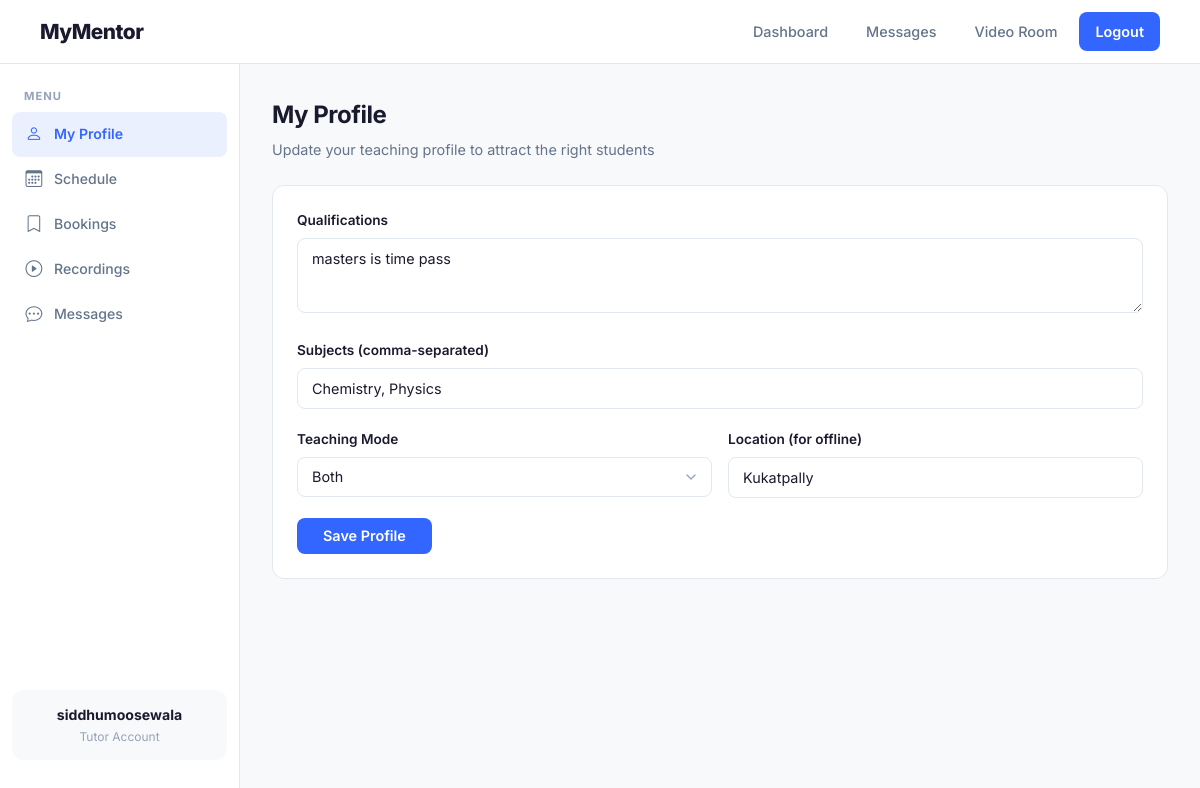
Screenshot of /tutor/dashboard (signed in) with the database file from the repository.
### models.py (models this page shows)
class User(Base):
    __tablename__ = "users"
    id = Column(Integer, primary_key=True, index=True)
    username = Column(String(100), unique=True, index=True, nullable=False)
    email = Column(String(255), unique=True, index=True, nullable=False)
    password_hash = Column(String(255), nullable=False)
    role = Column(String(20), nullable=False)
    tutor_profile = relationship("TutorProfile", back_populates="user", uselist=False)
    bookings = relationship("Booking", back_populates="student")
    sent_messages = relationship("Message", foreign_keys="Message.sender_id", back_populates="sender")
    received_messages = relationship("Message", foreign_keys="Message.receiver_id", back_populates="receiver")
    owned_batches = relationship("Batch", back_populates="tutor")
    batch_memberships = relationship("BatchMember", back_populates="student")

class TutorProfile(Base):
    __tablename__ = "tutor_profiles"
    id = Column(Integer, primary_key=True, index=True)
    user_id = Column(Integer, ForeignKey("users.id"), unique=True, nullable=False)
    qualifications = Column(Text, nullable=True)
    subjects = Column(String(500), nullable=True)
    teaching_mode = Column(String(20), nullable=False, default="both")
    location = Column(String(255), nullable=True)
    subscription_active = Column(Boolean, default=False)
    user = relationship("User", back_populates="tutor_profile")
    availability_slots = relationship("AvailabilitySlot", back_populates="tutor")
    bookings = relationship("Booking", back_populates="tutor")

### main.py (the view)
@app.get("/tutor/dashboard", response_class=HTMLResponse)
async def tutor_dashboard(request: Request, db: Session = Depends(get_db)):
    user = get_current_user(request, db)
    if not user or user.role != "tutor":
        return RedirectResponse(url="/login", status_code=302)
    profile = db.query(TutorProfile).filter(TutorProfile.user_id == user.id).first()
    slots = []
    bookings = []
    if profile:
        slots = db.query(AvailabilitySlot).filter(
            AvailabilitySlot.tutor_id == profile.id
        ).order_by(AvailabilitySlot.date, AvailabilitySlot.start_time).all()
        bookings = db.query(Booking).filter(
            Booking.tutor_id == profile.id
        ).options(
            joinedload(Booking.student),
            joinedload(Booking.slot),
            joinedload(Booking.recording)
        ).order_by(Booking.id.desc()).all()
    unread_count = db.query(func.count(Message.id)).filter(
        Message.receiver_id == user.id,
        Message.is_read == False
    ).scalar()
    return templates.TemplateResponse("tutor_dashboard.html", {
        "request": request,
        "user": user,
        "profile": profile,
        "slots": slots,
        "bookings": bookings,
        "unread_count": unread_count
    })

### templates/tutor_dashboard.html (shortened to what this page needs)
{% extends "base.html" %}
{% block nav_links %}
<a href="/tutor/dashboard">Dashboard</a>
<a href="/messages">Messages{% if unread_count %}<span class="mm-notif-dot">{{ unread_count }}</span>{% endif %}</a>
<a href="/room/tutor-{{ user.id }}" target="_blank">Video Room</a>
<a href="/logout" class="btn-nav-accent">Logout</a>
{% endblock %}
{% block content %}
<div class="mm-dashboard">
    <aside class="mm-sidebar">
        <div class="mm-sidebar-section">
            <div class="mm-sidebar-label">Menu</div>
            <a href="#section-profile" class="mm-sidebar-link active" onclick="showTab('profile')">
                <span class="icon"><i class="bi bi-person"></i></span> My Profile
            </a>
            <a href="#section-schedule" class="mm-sidebar-link" onclick="showTab('schedule')">
                <span class="icon"><i class="bi bi-calendar3"></i></span> Schedule
            </a>
            <a href="#section-bookings" class="mm-sidebar-link" onclick="showTab('bookings')">
                <span class="icon"><i class="bi bi-bookmark"></i></span> Bookings
            </a>
            <a href="#section-recordings" class="mm-sidebar-link" onclick="showTab('recordings')">
                <span class="icon"><i class="bi bi-play-circle"></i></span> Recordings
            </a>
            <a href="/messages" class="mm-sidebar-link">
                <span class="icon"><i class="bi bi-chat-dots"></i></span> Messages
            </a>
        </div>
        <div class="mm-sidebar-section" style="margin-top: auto;">
            <div class="mm-sidebar-user">
                <div class="user-name">{{ user.username }}</div>
                <div class="user-role">Tutor Account</div>
            </div>
        </div>
    </aside>
    <main class="mm-main-content">
        <div id="tab-profile" class="mm-tab-content active">
            <div class="mm-page-header">
                <h1>My Profile</h1>
                <p>Update your teaching profile to attract the right students</p>
            </div>
            <div class="mm-card">
                <form method="POST" action="/tutor/profile">
                    <div class="mm-form-group">
                        <label for="qualifications">Qualifications</label>
                        <textarea class="mm-form-control" id="qualifications" name="qualifications" rows="3"
                            placeholder="e.g., M.Sc Mathematics from XYZ University, 5 years teaching experience">{{ profile.qualifications or '' }}</textarea>
                    </div>
                    <div class="mm-form-group">
                        <label for="subjects">Subjects (comma-separated)</label>
                        <input type="text" class="mm-form-control" id="subjects" name="subjects"
                            placeholder="e.g., Mathematics, Physics, Chemistry" value="{{ profile.subjects or '' }}">
                    </div>
                    <div style="display: grid; grid-template-columns: 1fr 1fr; gap: 1rem;">
                        <div class="mm-form-group">
                            <label for="teaching_mode">Teaching Mode</label>
                            <select class="mm-form-control" id="teaching_mode" name="teaching_mode">
                                <option value="both" {% if profile and profile.teaching_mode=='both' %}selected{% endif
                                    %}>Both</option>
                            </select>
                        </div>
                        <div class="mm-form-group">
                            <label for="location">Location (for offline)</label>
                            <input type="text" class="mm-form-control" id="location" name="location"
                                placeholder="e.g., Downtown Library, NYC" value="{{ profile.location or '' }}">
                        </div>
                    </div>
                    <button type="submit" class="btn-mm btn-mm-primary">Save Profile</button>
                </form>
            </div>
        </div>
                {% set completed_online = [] %}
    </main>
</div>
{% endblock %}

### static/css/style.css (style rules this page uses)
:root { --blue: #3366FF; --blue-dark: #2952CC; --blue-darker: #1A3399; --blue-light: #5C85FF; --blue-pale: #EBF0FF; --green: #22C55E; --green-dark: #16A34A; --red: #EF4444; --orange: #F59E0B; --bg: #FFFFFF; --bg-gray: #F8F9FB; --bg-dark: #0F172A; --text: #1A1A2E; --text-secondary: #64748B; --text-muted: #94A3B8; --border: #E2E8F0; --border-light: #F1F5F9; --shadow-sm: 0 1px 3px rgba(0,0,0,0.06); --shadow-md: 0 4px 12px rgba(0,0,0,0.08); --shadow-lg: 0 8px 30px rgba(0,0,0,0.1); --radius-sm: 8px; --radius-md: 12px; --radius-lg: 16px; --radius-xl: 24px; --transition: all 0.2s ease; }
*, *::before, *::after { box-sizing: border-box; margin: 0; padding: 0; }
body { font-family: 'Inter', -apple-system, BlinkMacSystemFont, sans-serif; background: var(--bg); color: var(--text); line-height: 1.6; font-size: 15px; -webkit-font-smoothing: antialiased; }
a { text-decoration: none; color: var(--blue); transition: var(--transition); }
.mm-navbar-links a { color: var(--text-secondary); padding: 8px 16px; border-radius: var(--radius-sm); font-weight: 500; font-size: 0.9rem; transition: var(--transition); }
.mm-navbar-links .btn-nav-accent { background: var(--blue); color: #fff !important; font-weight: 600; border-radius: var(--radius-sm); }
.btn-mm { display: inline-flex; align-items: center; justify-content: center; gap: 8px; padding: 11px 26px; border-radius: var(--radius-sm); font-weight: 600; font-size: 0.9rem; font-family: 'Inter', sans-serif; border: none; cursor: pointer; transition: var(--transition); text-decoration: none; line-height: 1; }
.btn-mm-primary { background: var(--blue); color: #fff; }
.mm-form-group { margin-bottom: 1.25rem; }
.mm-form-group label { display: block; font-size: 0.85rem; font-weight: 600; color: var(--text); margin-bottom: 6px; }
.mm-form-control { width: 100%; padding: 11px 14px; border: 1.5px solid var(--border); border-radius: var(--radius-sm); font-family: 'Inter', sans-serif; font-size: 0.9rem; color: var(--text); background: var(--bg); transition: var(--transition); outline: none; }
.mm-form-control::placeholder { color: var(--text-muted); }
select.mm-form-control { cursor: pointer; appearance: none; background-repeat: no-repeat; background-position: right 12px center; padding-right: 36px; }
.mm-dashboard { display: flex; min-height: calc(100vh - 64px); }
.mm-sidebar { width: 240px; background: var(--bg); border-right: 1px solid var(--border); padding: 1.5rem 0.75rem; display: flex; flex-direction: column; gap: 4px; position: sticky; top: 64px; height: calc(100vh - 64px); overflow-y: auto; }
.mm-sidebar-section { margin-bottom: 1rem; }
.mm-sidebar-label { font-size: 0.7rem; font-weight: 700; color: var(--text-muted); text-transform: uppercase; letter-spacing: 1px; padding: 0 12px; margin-bottom: 6px; }
.mm-sidebar-link { display: flex; align-items: center; gap: 10px; padding: 9px 12px; border-radius: var(--radius-sm); color: var(--text-secondary); font-weight: 500; font-size: 0.88rem; transition: var(--transition); }
.mm-sidebar-link.active { background: var(--blue-pale); color: var(--blue); font-weight: 600; }
.mm-sidebar-link .icon { font-size: 1.05rem; width: 20px; text-align: center; }
.mm-sidebar-user { padding: 14px 12px; background: var(--bg-gray); border-radius: var(--radius-md); text-align: center; }
.mm-sidebar-user .user-name { font-weight: 700; font-size: 0.88rem; color: var(--text); }
.mm-sidebar-user .user-role { font-size: 0.75rem; color: var(--text-muted); }
.mm-main-content { flex: 1; padding: 2rem; max-width: 1000px; background: var(--bg-gray); }
.mm-page-header { margin-bottom: 1.5rem; }
.mm-page-header h1 { font-size: 1.5rem; font-weight: 700; letter-spacing: -0.5px; margin-bottom: 0.25rem; color: var(--text); }
.mm-page-header p { color: var(--text-secondary); font-size: 0.9rem; }
.mm-card { background: var(--bg); border: 1px solid var(--border); border-radius: var(--radius-md); padding: 1.5rem; transition: var(--transition); }
.mm-tab-content { display: none; }
.mm-tab-content.active { display: block; }

### rows the page displays
User: username "siddhumoosewala"
TutorProfile: qualifications "masters is time pass", subjects "Chemistry, Physics", teaching_mode "Both", location "Kukatpally"
